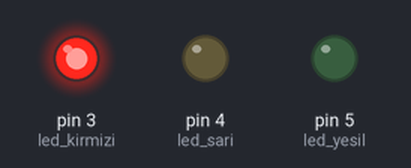
Bench run of a program on a simulated MicroPython board. Shown: output pins drawn as LEDs (lit = HIGH).

Above: at 2.5 s.
At 6.0 s:
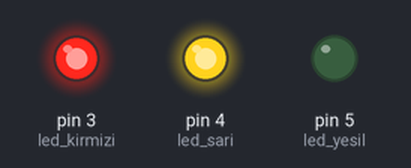
At 9.5 s:
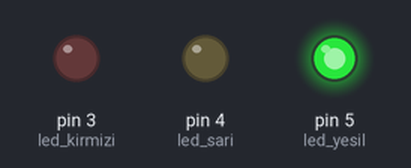
At 13.0 s:
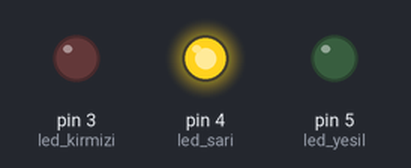
Timing chart, 0 to 18.2 s (numbered marks = the images above):
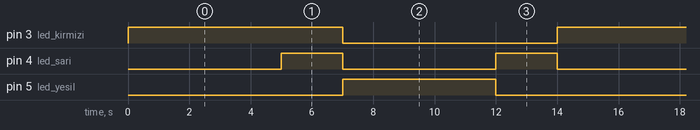

Measured:
- by itself, pin 3 (led_kirmizi): alternates HIGH for 7.0 s and LOW for 7.0 s
- by itself, pin 4 (led_sari): alternates HIGH for 2.0 s and LOW for 5.0 s
- by itself, pin 5 (led_yesil): alternates HIGH for 5.0 s and LOW for 9.0 s

The program:

exp3_traffic_light.py
```python
from machine import Pin
from time import sleep
led_kirmizi = Pin(3,Pin.OUT)
led_sari = Pin(4,Pin.OUT)
led_yesil = Pin(5,Pin.OUT)
while True:
  #kirmizi 5sn yan.
  led_kirmizi.value(1)
  sleep(5)
  #kirmizi yanarken sari acilsin brilikte 2sn.
  led_sari.value(1)
  sleep(2)
  #kirmizi ve sari sonsun
  led_sari.value(0)
  led_kirmizi.value(0)
  #yesil 5sn yansin
  led_yesil.value(1)
  sleep(5)
  #yesil sonsun sarı tek basina 2sn yansin
  led_yesil.value(0)
  led_sari.value(1)
  sleep(2)
  #sari sonsun dongu basa gitsin.
  led_sari.value(0)
```
